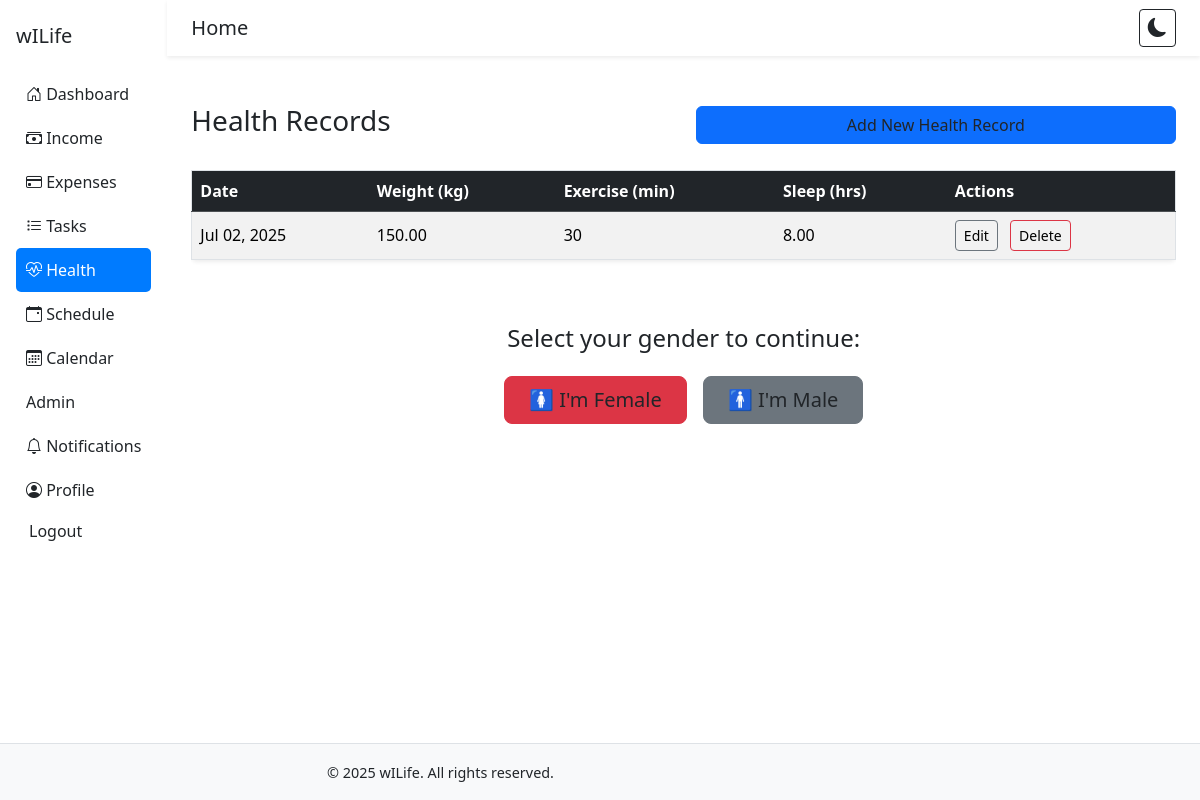
Page /health/ (signed in) on the committed database.
### core/models.py (models this page shows, shortened)
class HealthRecord(models.Model):
    user = models.ForeignKey(User, on_delete=models.CASCADE, related_name='health_records')
    date = models.DateField()
    weight = models.DecimalField(max_digits=5, decimal_places=2, null=True, blank=True)  # in kg
    exercise_minutes = models.PositiveIntegerField(null=True, blank=True)
    sleep_hours = models.DecimalField(max_digits=4, decimal_places=2, null=True, blank=True)

### core/views.py (the view)
# urls.py: path('health/', views.health_list, name='health_list'),
@login_required
def health_list(request):
    health_records = HealthRecord.objects.filter(user=request.user).order_by('-date')
    return render(request, 'health_list.html', {'health_records': health_records})

### core/context_processors.py (called while the page is built)
def current_year(request):
    return {'year': datetime.now().year}

### core/templates/health_list.html (shortened to what this page needs)
{% extends 'base.html' %}
{% block content %}
<div class="container py-4">
  <div class="row mb-4 align-items-center">
    <div class="col-12 col-md-6 mb-3 mb-md-0">
      <h1 class="h3">Health Records</h1>
    </div>
    <div class="col-12 col-md-6 text-md-end">
      <a href="{% url 'health_create' %}" class="btn btn-primary w-100 w-md-auto">Add New Health Record</a>
    </div>
  </div>
  {% if health_records %}
  <div class="table-responsive mb-4">
    <table class="table table-striped table-hover align-middle shadow-sm border rounded">
      <thead class="table-dark text-white">
        <tr>
          <th>Date</th>
          <th>Weight (kg)</th>
          <th>Exercise (min)</th>
          <th>Sleep (hrs)</th>
          <th>Actions</th>
        </tr>
      </thead>
      <tbody>
        {% for record in health_records %}
        <tr>
          <td>{{ record.date|date:"M d, Y" }}</td>
          <td>{{ record.weight|default:"-" }}</td>
          <td>{{ record.exercise_minutes|default:"-" }}</td>
          <td>{{ record.sleep_hours|default:"-" }}</td>
          <td>
            <a href="{% url 'health_update' record.id %}" class="btn btn-sm btn-outline-secondary me-2">Edit</a>
            <a href="{% url 'health_delete' record.id %}" class="btn btn-sm btn-outline-danger onclick="return confirm('Are you sure you want to delete this record?');">Delete</a>
          </td>
        </tr>
        {% endfor %}
      </tbody>
    </table>
  </div>
  {% else %}
  <p>No health records found.</p>
  <a href="{% url 'health_create' %}" class="btn btn-link">Add your first health record</a>
  {% endif %}
  <div class="text-center my-5">
    <h4 class="mb-4">Select your gender to continue:</h4>
    <div class="d-flex flex-column flex-md-row justify-content-center gap-3">
      <button onclick="showMenstrual()" class="btn btn-lg btn-danger px-4 py-2">🚺 I'm Female</button>
      <button onclick="showLifeAdvice()" class="btn btn-lg btn-secondary px-4 py-2">🚹 I'm Male</button>
    </div>
  </div>
</div>
{% endblock %}

### core/templates/base.html (style rules this page uses)
body, .sidebar, .navbar, .container-fluid, .main-content { background-color: white !important; color: #212529 !important; }
.sidebar a, .navbar a, .btn, .navbar-brand { color: inherit; }

### rows in the picture
HealthRecord: date "Jul 02, 2025", weight "150.00", exercise_minutes "30", sleep_hours "8.00"
